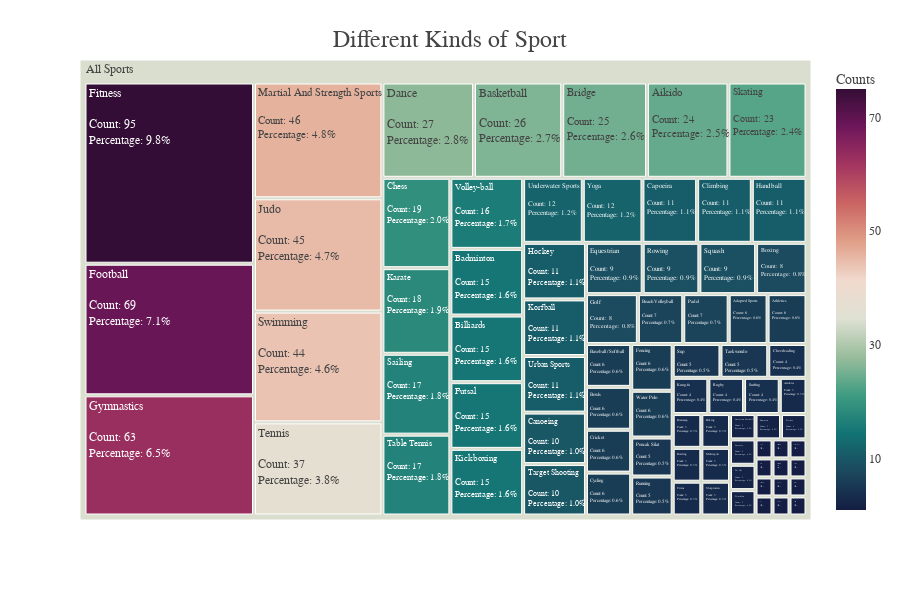

Notebook cell for this chart:
### Code cell
import plotly.express as px
import plotly.graph_objects as go

import numpy as np

sport_template = dict(
    layout = go.Layout(font=dict(
                            family="Old Standard TT",
                            ),
                       paper_bgcolor="white",
                       hoverlabel=dict(
                                   bordercolor="black",
                                   bgcolor ="white",
                                   font_size=15,
                                   font_family="Rockwell"),

                       title=dict(xanchor="center",
                                  yanchor="top",
                                  yref="paper",
                                  font_size=24),
                       coloraxis_colorbar=dict(
                                  outlinewidth = 0)
                      ))


fig = px.treemap(df,
                 path = ["All", "Sport_en"],
                 color = "Sport_count",
                 color_continuous_scale="curl",
#                  color_continuous_scale="earth",
                 range_color = [1, 75],
                 hover_name = "Sport_en",
                 color_continuous_midpoint=np.average(df["Sport_count"]),
                 maxdepth=3
                )

fig.update_traces(go.Treemap(
    textinfo = "label",
    texttemplate = "%{label}<br><br>Count: %{value}<br>Percentage: %{percentParent:.1%}",
    hovertemplate = "  %{label}  ",
    outsidetextfont = {"size": 20, "color": "darkblue"},
#     hovertemplate = "%{label}"
)
                 )

fig.update_layout(
    title = dict(
        text = "Different Kinds of Sport"),
    coloraxis_colorbar=dict(
        title="Counts",
        tickvals=[10,30, 50, 70]),
#     uniformtext = dict(minsize=10,
#                       mode="hide"),
    template=sport_template,
    height=600
)

fig.show()

### Figure 1 — Plotly figure (JSON) as saved in the notebook; plotly's stock layout.template omitted (floating-point values rounded to 4 significant figures)
{"data": [{"branchvalues": "total", "customdata": [[6], [3], [24], [2], [1], [6], [1], [15], [6], [26], [7], [1], [15], [3], [1], [3], [6], [8], [25], [10], [11], [4], [19], [3], [11], [6], [6], [2], [27], [1], [9], [6], [95], [1], [69], [2], [15], [1], [1], [8], [63], [11], [1], [3], [11], [1], [45], [18], [15], [11], [4], [2], [46], [3], [7], [5], [1], [9], [4], [5], [17], [23], [3], [9], [5], [4], [1], [44], [17], [5], [2], [10], [37], [2], [12], [11], [16], [6], [12], [34.11]], "domain": {"x": [0, 1], "y": [0, 1]}, "hovertemplate": "  %{label}  ", "hovertext": ["Adapted Sports", "Aerobics", "Aikido", "American Football", "Archery", "Athletics", "Australian Football", "Badminton", "Baseball / Softball", "Basketball", "Beach Volleyball", "Beachhandbal", "Billiards", "Bootcamp", "Bounce", "Bowling", "Bowls", "Boxing", "Bridge", "Canoeing", "Capoeira", "Cheerleading", "Chess", "Circus", "Climbing", "Cricket", "Cycling", "Dammen", "Dance", "Dragon Boat Racing", "Equestrian", "Fencing", "Fitness", "Floorball", "Football", "Frisbee", "Futsal", "Gaelic Football", "Go", "Golf", "Gymnastics", "Handball", "Hapkido", "Hiking", "Hockey", "Ice Hockey", "Judo", "Karate", "Kickboxing", "Korfball", "Kung-fu", "Lacrosse", "Martial And Strength Sports", "Multisport", "Padel", "Pencak Silat", "Pickleball", "Rowing", "Rugby", "Running", "Sailing", "Skating", "Sloeproeien", "Squash", "Sup", "Surfing", "Survivalrun", "Swimming", "Table Tennis", "Taekwondo", "Tai Chi", "Target Shooting", "Tennis", "Triathlon", "Underwater Sports", "Urban Sports", "Volley-ball", "Water Polo", "Yoga", "(?)"], "ids": ["All Sports/Adapted Sports", "All Sports/Aerobics", "All Sports/Aikido", "All Sports/American Football", "All Sports/Archery", "All Sports/Athletics", "All Sports/Australian Football", "All Sports/Badminton", "All Sports/Baseball / Softball", "All Sports/Basketball", "All Sports/Beach Volleyball", "All Sports/Beachhandbal", "All Sports/Billiards", "All Sports/Bootcamp", "All Sports/Bounce", "All Sports/Bowling", "All Sports/Bowls", "All Sports/Boxing", "All Sports/Bridge", "All Sports/Canoeing", "All Sports/Capoeira", "All Sports/Cheerleading", "All Sports/Chess", "All Sports/Circus", "All Sports/Climbing", "All Sports/Cricket", "All Sports/Cycling", "All Sports/Dammen", "All Sports/Dance", "All Sports/Dragon Boat Racing", "All Sports/Equestrian", "All Sports/Fencing", "All Sports/Fitness", "All Sports/Floorball", "All Sports/Football", "All Sports/Frisbee", "All Sports/Futsal", "All Sports/Gaelic Football", "All Sports/Go", "All Sports/Golf", "All Sports/Gymnastics", "All Sports/Handball", "All Sports/Hapkido", "All Sports/Hiking", "All Sports/Hockey", "All Sports/Ice Hockey", "All Sports/Judo", "All Sports/Karate", "All Sports/Kickboxing", "All Sports/Korfball", "All Sports/Kung-fu", "All Sports/Lacrosse", "All Sports/Martial And Strength Sports", "All Sports/Multisport", "All Sports/Padel", "All Sports/Pencak Silat", "All Sports/Pickleball", "All Sports/Rowing", "All Sports/Rugby", "All Sports/Running", "All Sports/Sailing", "All Sports/Skating", "All Sports/Sloeproeien", "All Sports/Squash", "All Sports/Sup", "All Sports/Surfing", "All Sports/Survivalrun", "All Sports/Swimming", "All Sports/Table Tennis", "All Sports/Taekwondo", "All Sports/Tai Chi", "All Sports/Target Shooting", "All Sports/Tennis", "All Sports/Triathlon", "All Sports/Underwater Sports", "All Sports/Urban Sports", "All Sports/Volley-ball", "All Sports/Water Polo", "All Sports/Yoga", "All Sports"], "labels": ["Adapted Sports", "Aerobics", "Aikido", "American Football", "Archery", "Athletics", "Australian Football", "Badminton", "Baseball / Softball", "Basketball", "Beach Volleyball", "Beachhandbal", "Billiards", "Bootcamp", "Bounce", "Bowling", "Bowls", "Boxing", "Bridge", "Canoeing", "Capoeira", "Cheerleading", "Chess", "Circus", "Climbing", "Cricket", "Cycling", "Dammen", "Dance", "Dragon Boat Racing", "Equestrian", "Fencing", "Fitness", "Floorball", "Football", "Frisbee", "Futsal", "Gaelic Football", "Go", "Golf", "Gymnastics", "Handball", "Hapkido", "Hiking", "Hockey", "Ice Hockey", "Judo", "Karate", "Kickboxing", "Korfball", "Kung-fu", "Lacrosse", "Martial And Strength Sports", "Multisport", "Padel", "Pencak Silat", "Pickleball", "Rowing", "Rugby", "Running", "Sailing", "Skating", "Sloeproeien", "Squash", "Sup", "Surfing", "Survivalrun", "Swimming", "Table Tennis", "Taekwondo", "Tai Chi", "Target Shooting", "Tennis", "Triathlon", "Underwater Sports", "Urban Sports", "Volley-ball", "Water Polo", "Yoga", "All Sports"], "marker": {"coloraxis": "coloraxis", "colors": [6, 3, 24, 2, 1, 6, 1, 15, 6, 26, 7, 1, 15, 3, 1, 3, 6, 8, 25, 10, 11, 4, 19, 3, 11, 6, 6, 2, 27, 1, 9, 6, 95, 1, 69, 2, 15, 1, 1, 8, 63, 11, 1, 3, 11, 1, 45, 18, 15, 11, 4, 2, 46, 3, 7, 5, 1, 9, 4, 5, 17, 23, 3, 9, 5, 4, 1, 44, 17, 5, 2, 10, 37, 2, 12, 11, 16, 6, 12, 34.11]}, "maxdepth": 3, "name": "", "outsidetextfont": {"color": "darkblue", "size": 20}, "parents": ["All Sports", "All Sports", "All Sports", "All Sports", "All Sports", "All Sports", "All Sports", "All Sports", "All Sports", "All Sports", "All Sports", "All Sports", "All Sports", "All Sports", "All Sports", "All Sports", "All Sports", "All Sports", "All Sports", "All Sports", "All Sports", "All Sports", "All Sports", "All Sports", "All Sports", "All Sports", "All Sports", "All Sports", "All Sports", "All Sports", "All Sports", "All Sports", "All Sports", "All Sports", "All Sports", "All Sports", "All Sports", "All Sports", "All Sports", "All Sports", "All Sports", "All Sports", "All Sports", "All Sports", "All Sports", "All Sports", "All Sports", "All Sports", "All Sports", "All Sports", "All Sports", "All Sports", "All Sports", "All Sports", "All Sports", "All Sports", "All Sports", "All Sports", "All Sports", "All Sports", "All Sports", "All Sports", "All Sports", "All Sports", "All Sports", "All Sports", "All Sports", "All Sports", "All Sports", "All Sports", "All Sports", "All Sports", "All Sports", "All Sports", "All Sports", "All Sports", "All Sports", "All Sports", "All Sports", ""], "textinfo": "label", "texttemplate": "%{label}<br><br>Count: %{value}<br>Percentage: %{percentParent:.1%}", "type": "treemap", "values": [6, 3, 24, 2, 1, 6, 1, 15, 6, 26, 7, 1, 15, 3, 1, 3, 6, 8, 25, 10, 11, 4, 19, 3, 11, 6, 6, 2, 27, 1, 9, 6, 95, 1, 69, 2, 15, 1, 1, 8, 63, 11, 1, 3, 11, 1, 45, 18, 15, 11, 4, 2, 46, 3, 7, 5, 1, 9, 4, 5, 17, 23, 3, 9, 5, 4, 1, 44, 17, 5, 2, 10, 37, 2, 12, 11, 16, 6, 12, 967]}], "layout": {"coloraxis": {"cmax": 75, "cmid": 34.11, "cmin": 1, "colorbar": {"tickvals": [10, 30, 50, 70], "title": {"text": "Counts"}}, "colorscale": [[0, "rgb(20, 29, 67)"], [0.09091, "rgb(28, 72, 93)"], [0.1818, "rgb(18, 115, 117)"], [0.2727, "rgb(63, 156, 129)"], [0.3636, "rgb(153, 189, 156)"], [0.4545, "rgb(223, 225, 211)"], [0.5455, "rgb(241, 218, 206)"], [0.6364, "rgb(224, 160, 137)"], [0.7273, "rgb(203, 101, 99)"], [0.8182, "rgb(164, 54, 96)"], [0.9091, "rgb(111, 23, 91)"], [1, "rgb(51, 13, 53)"]]}, "height": 600, "legend": {"tracegroupgap": 0}, "margin": {"t": 60}, "title": {"text": "Different Kinds of Sport"}}}
